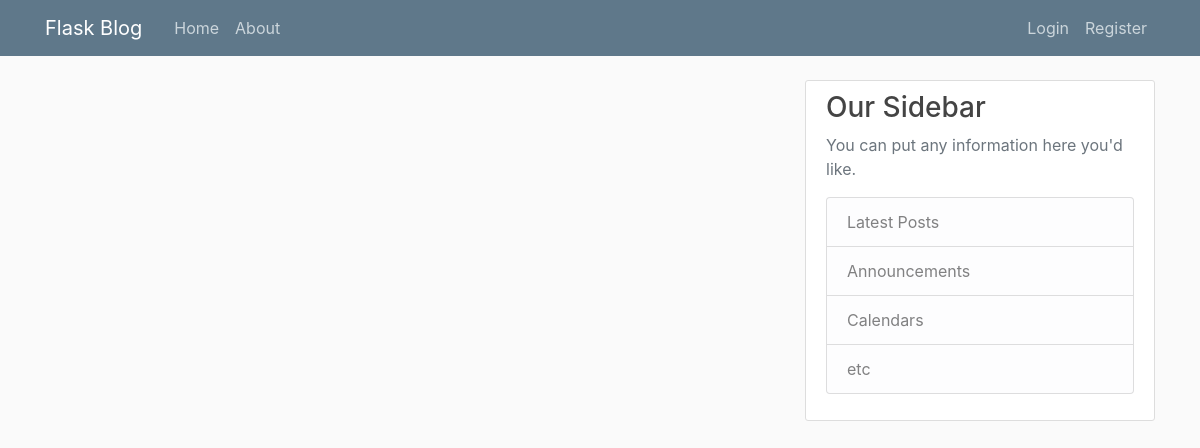
Page /home on the earlier database version.
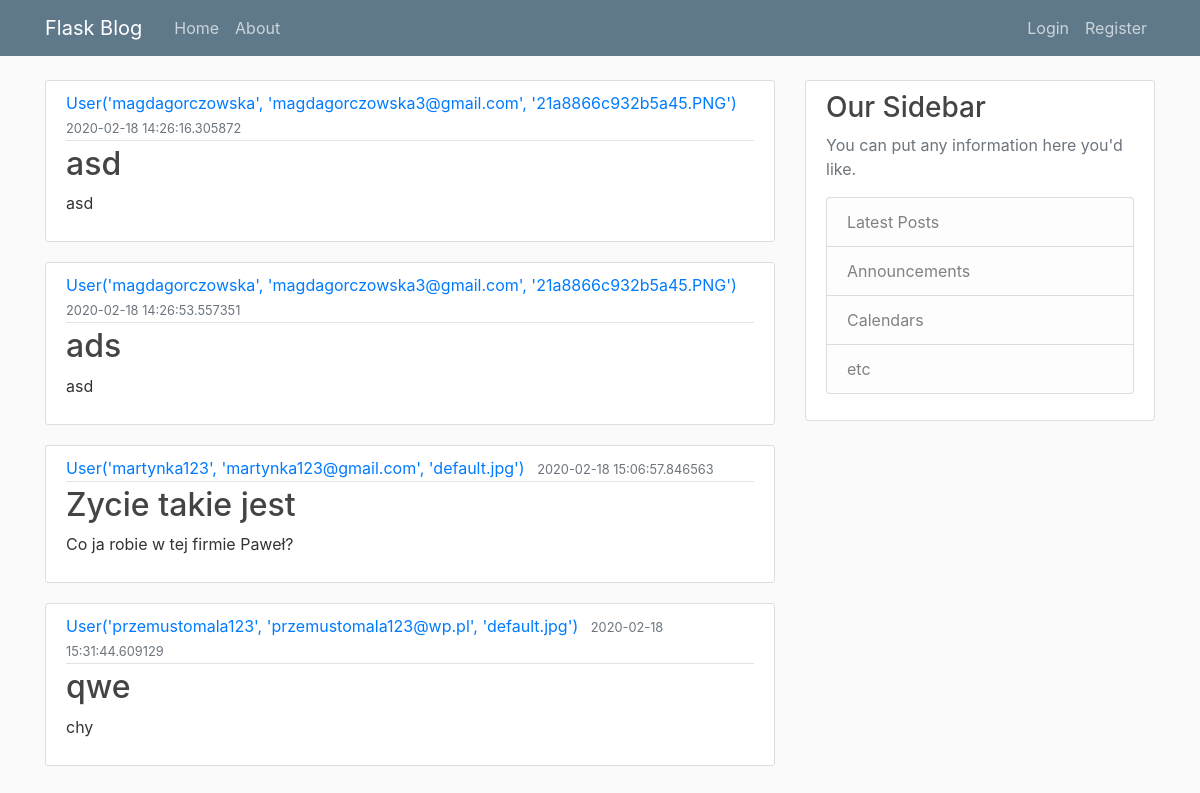
Same page on the later database version.
### flaskblog/models.py (models this page shows, shortened)
class Post(db.Model):
    id = db.Column(db.Integer, primary_key=True)
    title = db.Column(db.String(100), nullable=False)
    date_posted = db.Column(db.DateTime, nullable=False, default=datetime.utcnow)
    content = db.Column(db.String(5000), nullable=False)
    user_id = db.Column(db.Integer, db.ForeignKey('user.id'), nullable=False)

class User(db.Model, UserMixin):
    id = db.Column(db.Integer, primary_key=True)
    username = db.Column(db.String(20), unique=True, nullable=False)
    email = db.Column(db.String(120), unique=True, nullable=False)
    image_file = db.Column(db.String(20), nullable=False, default='default.jpg')
    password = db.Column(db.String(60), nullable=False)
    posts = db.relationship('Post', backref='author', lazy=True)
    def __repr__(self):
        return f"User('{self.username}', '{self.email}', '{self.image_file}')"

### flaskblog/routes.py (the view)
@app.route("/")
@app.route("/home")
def home():
    posts = Post.query.all()
    return render_template('home.html', posts=posts)

### flaskblog/templates/home.html
{% extends "layout.html" %}
{% block content %}
    {% for post in posts%}
            <article class="media content-section">
                <div class="media-body">
                <div class="article-metadata">
                    <a class="mr-2" href="#">{{ post.author }}</a>
                    <small class="text-muted">{{ post.date_posted }}</small>
                </div>
                <h2><a class="article-title" href="#">{{ post.title }}</a></h2>
                <p class="article-content">{{ post.content }}</p>
                </div>
            </article>
    {% endfor %}
{% endblock content %}

### flaskblog/templates/layout.html (shortened to what this page needs)
<!DOCTYPE html>
<html>
<head>
    <link rel="stylesheet" href="https://maxcdn.bootstrapcdn.com/bootstrap/4.0.0/css/bootstrap.min.css">
    <link rel="stylesheet" type="text/css" href="{{ url_for('static', filename='main.css') }}">
</head>
<body>
    <header class="site-header">
      <nav class="navbar navbar-expand-md navbar-dark bg-steel fixed-top">
        <div class="container">
          <a class="navbar-brand mr-4" href="/">Flask Blog</a>
          <div class="collapse navbar-collapse" id="navbarToggle">
            <div class="navbar-nav mr-auto">
              <a class="nav-item nav-link" href="{{ url_for('home') }}">Home</a>
              <a class="nav-item nav-link" href="{{ url_for('about') }}">About</a>
            </div>
            <div class="navbar-nav">
              {% if current_user.is_authenticated %}
                <a class="nav-item nav-link" href="{{ url_for('new_post') }}">New Post</a>
                <a class="nav-item nav-link" href="{{ url_for('account') }}">Account</a>
                <a class="nav-item nav-link" href="{{ url_for('logout') }}">Logout</a>
              {% else %}
                <a class="nav-item nav-link" href="{{ url_for('login') }}">Login</a>
                <a class="nav-item nav-link" href="{{ url_for('register') }}">Register</a>
              {% endif %}
            </div>
          </div>
        </div>
      </nav>
    </header>
    <main role="main" class="container">
      <div class="row">
        <div class="col-md-8">
          {% block content %}{% endblock %}
        </div>
        <div class="col-md-4">
          <div class="content-section">
            <h3>Our Sidebar</h3>
            <p class='text-muted'>You can put any information here you'd like.
              <ul class="list-group">
                <li class="list-group-item list-group-item-light">Latest Posts</li>
                <li class="list-group-item list-group-item-light">Announcements</li>
                <li class="list-group-item list-group-item-light">Calendars</li>
                <li class="list-group-item list-group-item-light">etc</li>
              </ul>
            </p>
          </div>
        </div>
      </div>
    </main>
</body>
</html>

### flaskblog/static/main.css (style rules this page uses)
body { background: #fafafa; color: #333333; margin-top: 5rem; }
h1, h2, h3, h4, h5, h6 { color: #444444; }
.bg-steel { background-color: #5f788a; }
.site-header .navbar-nav .nav-link { color: #cbd5db; }
.content-section { background: #ffffff; padding: 10px 20px; border: 1px solid #dddddd; border-radius: 3px; margin-bottom: 20px; }
.article-title { color: #444444; }
.article-content { white-space: pre-line; }
.article-metadata { padding-bottom: 1px; margin-bottom: 4px; border-bottom: 1px solid #e3e3e3 }

Differences in the rows shown:
added Post: author "User('magdagorczowska', 'magdagorczowska3@gmail.com', '21a8866c932b5a45.PNG')", date_posted "2020-02-18 14:26:16.305872", title "asd", content "asd"
added Post: author "User('magdagorczowska', 'magdagorczowska3@gmail.com', '21a8866c932b5a45.PNG')", date_posted "2020-02-18 14:26:53.557351", title "ads", content "asd"
added Post: author "User('martynka123', 'martynka123@gmail.com', 'default.jpg')", date_posted "2020-02-18 15:06:57.846563", title "Zycie takie jest", content "Co ja robie w tej firmie Paweł?"
added Post: author "User('przemustomala123', 'przemustomala123@wp.pl', 'default.jpg')", date_posted "2020-02-18 15:31:44.609129", title "qwe", content "chy"
